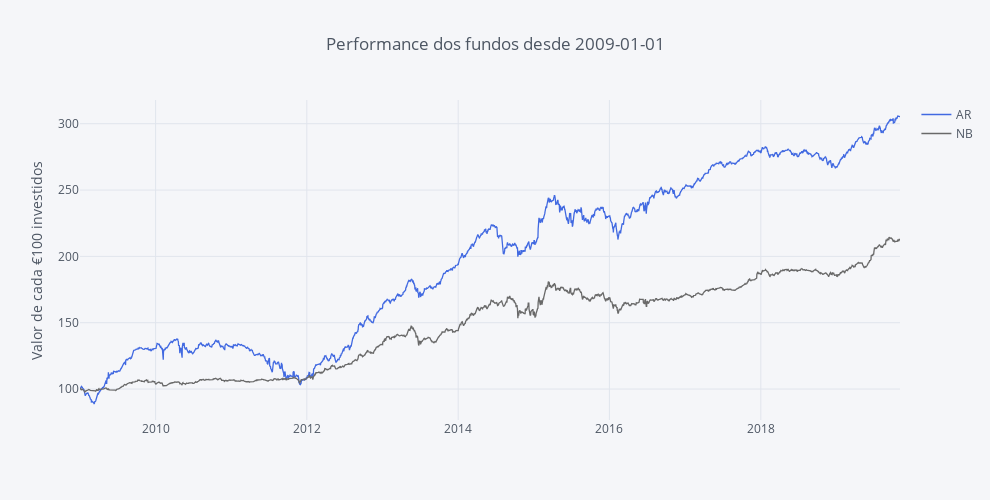

The notebook cell saved with this chart:
### Markdown cell above
**Dica:** A interactividade dos gráficos da plotly permite:

    . Zoom (mantenham o clique e arrastem o cursor em simultâneo, em cima do gráfico);
    . Tem uma lista de opções que aparece se forem com o cursor ao canto superior direito;
    . Façam duplo clique no gráfico ou seleccionem a opção Autoscale/Reset Axes para voltar ao normal;
    . Alterem a opção de 'Compare data on hoover' para 'Show closest data on hoover' se vos for mais conveniente;
    . Se clicarem num nome na legenda esse fundo desaparece (clicando de novo ele volta a apetecer).

### Code cell
# Making Color Palette
Palette = ['rgb(255, 153, 51)',     # 1 - orange
            'royalblue',            # 2 - Royalblue
            '#708090',              # 3 - Grey
            'rgb(128, 0, 128)',     # 4 - Indigo
            'rgb(219, 64, 82)',     # 5 - Red
            'rgb(0, 128, 128)',     # 6 - Teal
            '#191970',              # 7 - Navy
            'rgb(128, 128, 0)',     # 8 - Olive
            '#00BFFF',              # 9 - Water Blue
            'rgb(128, 177, 211)']   # 10 - 

fundos.iplot(title='Performance dos fundos desde ' + Begin, yTitle='Valor de cada €100 investidos', color=['royalblue', 'dimgrey'], dimensions=dimensions)

### Figure 1 — Plotly figure (JSON) as saved in the notebook; plotly's stock layout.template omitted (floating-point values rounded to 4 significant figures; data arrays with more than 128 entries replaced by an {"elided": "..."} marker saying what was removed)
{"data": [{"line": {"color": "rgba(65, 105, 225, 1.0)", "dash": "solid", "shape": "linear", "width": 1.3}, "mode": "lines", "name": "AR", "text": "", "type": "scatter", "uid": "21cfbfcf-ca46-4d69-a102-186252aa8645", "x": {"elided": "3960 str values"}, "y": {"elided": "3960 float values"}}, {"line": {"color": "rgba(105, 105, 105, 1.0)", "dash": "solid", "shape": "linear", "width": 1.3}, "mode": "lines", "name": "NB", "text": "", "type": "scatter", "uid": "f4edf544-e0db-4ce9-baf9-0479524217d4", "x": {"elided": "3960 str values"}, "y": {"elided": "3960 float values"}}], "layout": {"height": 500, "legend": {"bgcolor": "#F5F6F9", "font": {"color": "#4D5663"}}, "paper_bgcolor": "#F5F6F9", "plot_bgcolor": "#F5F6F9", "title": {"font": {"color": "#4D5663"}, "text": "Performance dos fundos desde 2009-01-01"}, "width": 990, "xaxis": {"autorange": true, "gridcolor": "#E1E5ED", "range": ["2009-01-01", "2019-11-04"], "showgrid": true, "tickfont": {"color": "#4D5663"}, "title": {"font": {"color": "#4D5663"}, "text": ""}, "type": "date", "zerolinecolor": "#E1E5ED"}, "yaxis": {"autorange": true, "gridcolor": "#E1E5ED", "range": [76.67, 317.9], "showgrid": true, "tickfont": {"color": "#4D5663"}, "title": {"font": {"color": "#4D5663"}, "text": "Valor de cada €100 investidos"}, "type": "linear", "zerolinecolor": "#E1E5ED"}}}
